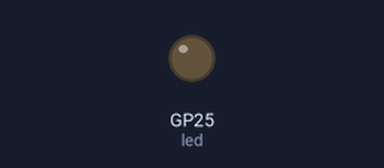
The program below on a simulated Raspberry Pi Pico running MicroPython. On the bench: output pins drawn as LEDs (lit = HIGH).

Above: at 1.2 s.
At 9.2 s:
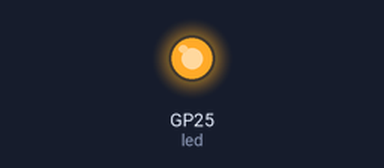
Timing chart, 0 to 9.6 s (numbered marks = the images above):
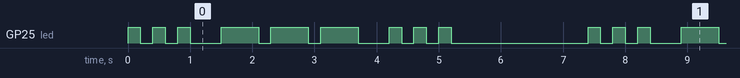

Measured:
- by itself, GP25 (led): repeats every 7.4 s: 2 × (LOW 0.20 s, HIGH 0.20 s), LOW 0.50 s, 2 × (HIGH 0.60 s, LOW 0.20 s), HIGH 0.60 s, LOW 0.50 s, 2 × (HIGH 0.20 s, LOW 0.20 s), HIGH 0.20 s, LOW 2.2 s, HIGH 0.20 s
- by itself, everything shown: repeats every 7.4 s, in 18 steps

The program:

SOS.py
```python
import time
from machine import Pin

led = Pin("LED", Pin.OUT)
while True:
    i=0
    for i in range(12):
        if i<3 or 7<i<11: # "S"
            led.on()
            time.sleep(0.2)
            led.off()
            time.sleep(0.2)
            i += 1
        elif 3<i<7:  #"O"
            led.on()
            time.sleep(0.6)
            led.off()
            time.sleep(0.2)
            i += 1
        elif i==3 or i==7:
            led.off()
            time.sleep(0.3)
            i += 1
        elif i==11:
            led.off()
            time.sleep(2)
```
